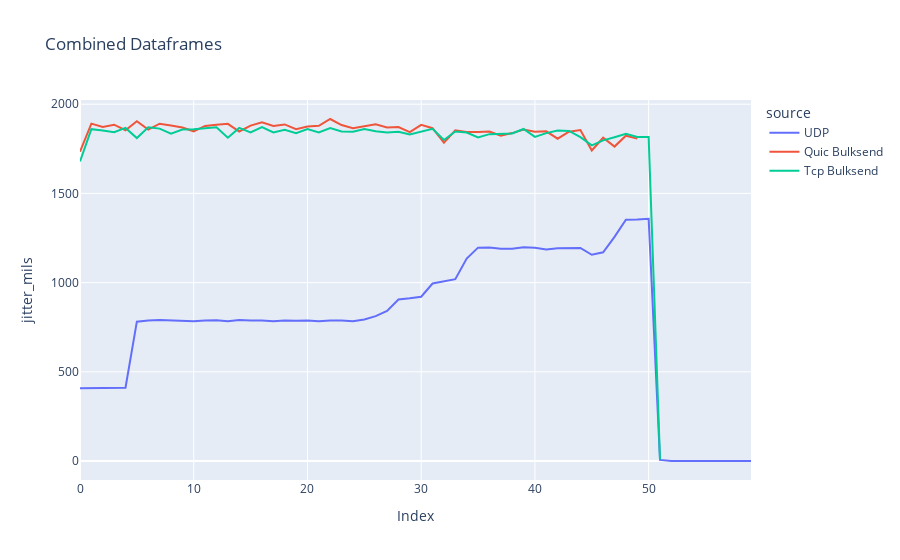

Here is the notebook cell this chart was saved with:
### Markdown cell above
## Jitter

### Code cell
udpClientCsv = f'../data/baseline_jan19/baseline-udp/2024-01-19_10:14:23/udp-flow0-client.csv'
udpClientDf_1 = pd.read_csv(udpClientCsv)
udpClientDf_1['jitter_mils'] = pd.to_numeric(udpClientDf_1['jitter_mils'], errors='coerce')

tcpClientCsv = f'../data/baseline_jan19/baseline-tcp-bulksend/2024-01-19_09:48:02/tcp-flow0-client.csv'
tcpClientDf_1 = pd.read_csv(tcpClientCsv)
tcpClientDf_1['jitter_mils'] = pd.to_numeric(tcpClientDf_1['jitter_mils'], errors='coerce')

quicClientCsv = f'../data/baseline_jan19/baseline-quic-bulksend/2024-01-19_09:48:24/quic-flow0-client.csv'
quicClientDf_1 = pd.read_csv(quicClientCsv)

quicClientCsv = f'../data/baseline_jan19/baseline-quic-bulksend/2024-01-19_12:57:02/quic-flow0-client.csv'
quicClientDf_2 = pd.read_csv(quicClientCsv)

quicClientDf_1['jitter_mils'] = quicClientDf_1['jitter_mils'][0:50]
quicClientDf_2['jitter_mils'] = quicClientDf_2['jitter_mils'][0:50]

quicAvgDf = (quicClientDf_1['jitter_mils'] + quicClientDf_2['jitter_mils'])/2
quicAvgDf = pd.DataFrame((quicAvgDf))

udpClientDf_1['source'] = 'UDP'
quicAvgDf['source'] = 'Quic Bulksend'
tcpClientDf_1['source'] = 'Tcp Bulksend'

# Concatenate the dataframes
comJit = pd.concat([udpClientDf_1, quicAvgDf, tcpClientDf_1])

comJit['jitter_mils'] = pd.to_numeric(comJit['jitter_mils'], errors='coerce')

# Plotting the combined data
figJit = px.line(comJit, x=comJit.index, y='jitter_mils', color='source',
                labels={'index': 'Index', 'jitter_mils': 'jitter_mils'}, title='Combined Dataframes')

# Show the legend
figJit.update_layout(showlegend=True)

figJit.show()

### Figure 1 — Plotly figure (JSON) as saved in the notebook; plotly's stock layout.template omitted (floating-point values rounded to 4 significant figures)
{"data": [{"hovertemplate": "source=UDP<br>Index=%{x}<br>jitter_mils=%{y}<extra></extra>", "legendgroup": "UDP", "line": {"color": "#636efa", "dash": "solid"}, "marker": {"symbol": "circle"}, "mode": "lines", "name": "UDP", "orientation": "v", "showlegend": true, "x": [0, 1, 2, 3, 4, 5, 6, 7, 8, 9, 10, 11, 12, 13, 14, 15, 16, 17, 18, 19, 20, 21, 22, 23, 24, 25, 26, 27, 28, 29, 30, 31, 32, 33, 34, 35, 36, 37, 38, 39, 40, 41, 42, 43, 44, 45, 46, 47, 48, 49, 50, 51, 52, 53, 54, 55, 56, 57, 58, 59], "xaxis": "x", "y": [408.0, 409.0, 408.0, 407.0, 411.0, 781.0, 788.0, 790.0, 788.0, 787.0, 783.0, 787.0, 789.0, 783.0, 790.0, 788.0, 788.0, 783.0, 787.0, 786.0, 788.0, 784.0, 788.0, 787.0, 783.0, 793.0, 812.0, 841.0, 905.0, 912.0, 921.0, 995.0, 1008.0, 1019.0, 1135.0, 1196.0, 1197.0, 1190.0, 1190.0, 1198.0, 1195.0, 1186.0, 1192.0, 1193.0, 1194.0, 1156.0, 1170.0, 1256.0, 1352.0, 1353.0, 1358.0, 6.0, 0.0, 0.0, 0.0, 0.0, 0.0, 0.0, 0.0, 0.0], "yaxis": "y", "type": "scatter"}, {"hovertemplate": "source=Quic Bulksend<br>Index=%{x}<br>jitter_mils=%{y}<extra></extra>", "legendgroup": "Quic Bulksend", "line": {"color": "#EF553B", "dash": "solid"}, "marker": {"symbol": "circle"}, "mode": "lines", "name": "Quic Bulksend", "orientation": "v", "showlegend": true, "x": [0, 1, 2, 3, 4, 5, 6, 7, 8, 9, 10, 11, 12, 13, 14, 15, 16, 17, 18, 19, 20, 21, 22, 23, 24, 25, 26, 27, 28, 29, 30, 31, 32, 33, 34, 35, 36, 37, 38, 39, 40, 41, 42, 43, 44, 45, 46, 47, 48, 49, 50, 51], "xaxis": "x", "y": [1734.0, 1891.0, 1872.0, 1885.0, 1854.0, 1904.0, 1858.0, 1890.0, 1880.0, 1870.0, 1848.0, 1878.0, 1885.0, 1890.0, 1847.0, 1880.0, 1898.0, 1878.0, 1886.0, 1860.0, 1874.0, 1878.0, 1917.0, 1883.0, 1865.0, 1876.0, 1887.0, 1870.0, 1872.0, 1844.0, 1884.0, 1866.0, 1784.0, 1854.0, 1844.0, 1844.0, 1846.0, 1824.0, 1838.0, 1858.0, 1846.0, 1848.0, 1806.0, 1846.0, 1855.0, 1740.0, 1812.0, 1762.0, 1824.0, 1807.0, null, null], "yaxis": "y", "type": "scatter"}, {"hovertemplate": "source=Tcp Bulksend<br>Index=%{x}<br>jitter_mils=%{y}<extra></extra>", "legendgroup": "Tcp Bulksend", "line": {"color": "#00cc96", "dash": "solid"}, "marker": {"symbol": "circle"}, "mode": "lines", "name": "Tcp Bulksend", "orientation": "v", "showlegend": true, "x": [0, 1, 2, 3, 4, 5, 6, 7, 8, 9, 10, 11, 12, 13, 14, 15, 16, 17, 18, 19, 20, 21, 22, 23, 24, 25, 26, 27, 28, 29, 30, 31, 32, 33, 34, 35, 36, 37, 38, 39, 40, 41, 42, 43, 44, 45, 46, 47, 48, 49, 50, 51], "xaxis": "x", "y": [1679.0, 1860.0, 1853.0, 1843.0, 1867.0, 1810.0, 1870.0, 1863.0, 1835.0, 1858.0, 1859.0, 1864.0, 1871.0, 1812.0, 1867.0, 1842.0, 1871.0, 1842.0, 1857.0, 1837.0, 1861.0, 1842.0, 1866.0, 1847.0, 1846.0, 1861.0, 1848.0, 1842.0, 1845.0, 1830.0, 1844.0, 1862.0, 1799.0, 1847.0, 1841.0, 1814.0, 1832.0, 1833.0, 1836.0, 1861.0, 1817.0, 1838.0, 1853.0, 1850.0, 1815.0, 1769.0, 1797.0, 1815.0, 1834.0, 1816.0, 1816.0, 8.0], "yaxis": "y", "type": "scatter"}], "layout": {"xaxis": {"anchor": "y", "domain": [0.0, 1.0], "title": {"text": "Index"}}, "yaxis": {"anchor": "x", "domain": [0.0, 1.0], "title": {"text": "jitter_mils"}}, "legend": {"title": {"text": "source"}, "tracegroupgap": 0}, "title": {"text": "Combined Dataframes"}, "showlegend": true}}
